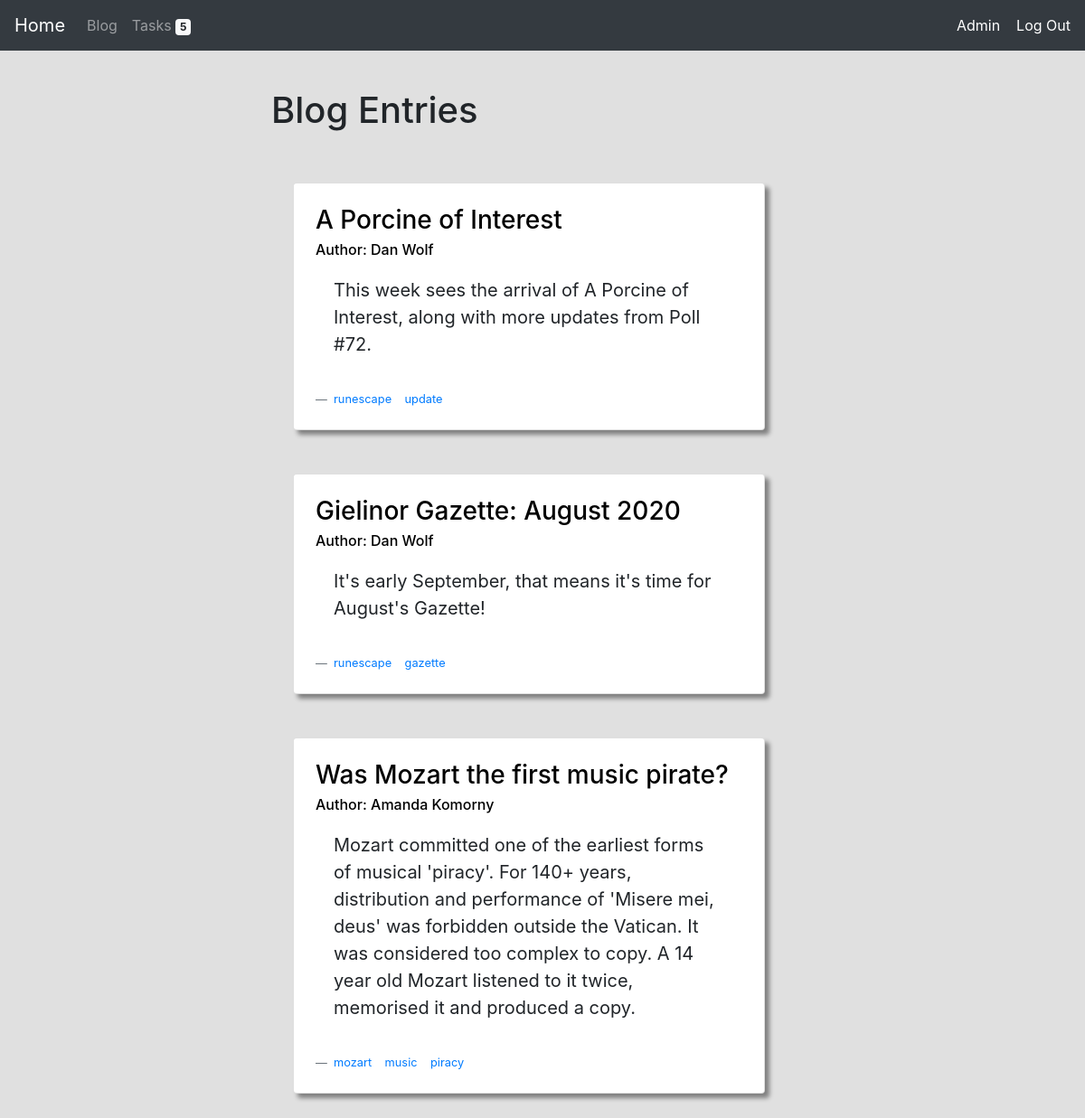
Screenshot of /blog/ (signed in) with the database file from the repository.
### blog/models.py (models this page shows, shortened)
class Blog(models.Model):
    author = models.CharField(max_length=64)
    title = models.CharField(max_length=128)
    abstract = models.CharField(max_length=300)
    content = models.CharField(max_length=10000)
    tags = models.CharField(max_length=1000, blank=True)

### blog/views.py (the view)
# urls.py: path("", views.index, name="index"),
def index(request):
    blogs, tags = get_blogs_tags()
    return render(request, "blog/index.html", {
        "blogs": blogs,
        "tags": tags,
        "tasks_due": tasks_due(request),
    })

### blog/views.py (called while the page is built)
def tasks_due(request):
    return len(Task.objects.filter(user=request.user).all()) if request.user.is_authenticated else None

def get_blogs_tags():
    blogs = Blog.objects.all()
    tags = {blog.id: blog.tags.split(', ') for blog in blogs}
    return blogs, tags

### blog/templates/blog/index.html (shortened to what this page needs)
{% extends 'main/layout.html' %}
{% block body %}
    <div class="row w-100">
        <div class="col-3 w-100"></div>
        <div class="col-9">
            {% if blogs %}
            <h1>Blog Entries</h1>
            {% endif %}
        </div>
    </div>
    <div class="row w-100 pb-5">
        {% for blog in blogs %}
            <div class="col-9 mx-auto pt-5 mt-0 w-100 align-self-center">
                <div class="card p-4 my-auto" style="width: 60%; margin: auto; box-shadow: 5px 5px 5px Gray;">
                    <h3 class="card-title">
                        <a style="color: black;" href="{% url 'blog:entry' blog.id %}">{{ blog.title }}</a>
                    </h3>
                    <h6 class="card-subtitle">
                        <a style="color: black;" href="{% url 'blog:author' blog.author %}">Author: {{ blog.author }}</a>
                    </h6>
                    <div class="card-body">
                        <blockquote class="blockquote mb-0">
                            <p>{{ blog.abstract }}</p>
                        </blockquote>
                    </div>
                    <footer class="blockquote-footer">
                        {% for key, value in tags.items %}
                            {% if key == blog.id %}
                                {% for tag in value %}
                                <a href="{% url 'blog:tag' tag %}">{{ tag }}</a> &nbsp;&nbsp;
                                {% endfor %}
                            {% endif %}
                        {% endfor %}
                    </footer>
                </div>
            </div>
        {% empty %}
        <div class=col-3 w-100"></div>
            <div class="col-9 w-100">
                <h1>No Blogs Found</h1>
            </div>
        {% endfor %}
    </div>
{% endblock %}

### rows the page displays
Blog: title "A Porcine of Interest", author "Dan Wolf", abstract "This week sees the arrival of A Porcine of Interest, along with more updates from Poll #72.", value "runescape" "update"
Blog: title "Gielinor Gazette: August 2020", author "Dan Wolf", abstract "It's early September, that means it's time for August's Gazette!", value "runescape" "gazette"
Blog: title "Was Mozart the first music pirate?", author "Amanda Komorny", abstract "Mozart committed one of the earliest forms of musical 'piracy'. For 140+ years, distribution and performance of 'Misere mei, deus' was forbidden outside the Vatican. It was considered too complex to copy. A 14 year old Mozart listened to it twice, memorised it and produced a copy.", value "mozart" "music" "piracy"

### other values shown
{{ tasks_due }} "5"
